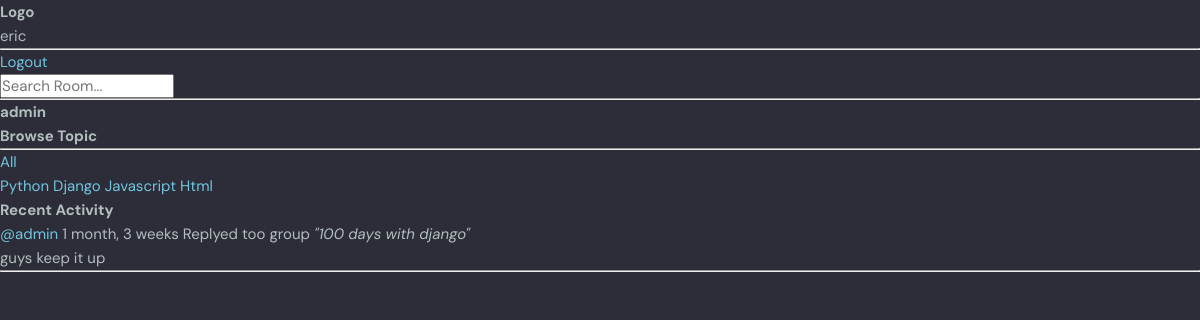
The app's page /profile/1 (signed in) with its own data.
### chatroom/models.py (models this page shows, shortened)
class Topic(models.Model):
    name = models.CharField(max_length=200)

class Message(models.Model):
    user = models.ForeignKey(User,on_delete=models.CASCADE,default="")
    room = models.ForeignKey(Room,on_delete=models.CASCADE)
    body = models.TextField()
    update = models.DateTimeField(auto_now=True)
    created = models.DateTimeField(auto_now_add=True)
    def __str__(self) -> str:
        return self.body[0: 40]
    class Meta:
        ordering = ['-update','-created']

class Room(models.Model):
    host = models.ForeignKey(User,on_delete=models.SET_NULL,null=True)
    topic = models.ForeignKey(Topic,on_delete=models.SET_NULL,null=True)
    name = models.CharField(max_length=200)
    description = models.TextField(null = True,blank=True)
    participants = models.ManyToManyField(User,related_name='participants')
    update = models.DateTimeField(auto_now=True)
    created = models.DateTimeField(auto_now_add=True)
    class Meta:
        ordering = ['-update','-created']
    def __str__(self) -> str:
        return self.name

### chatroom/views.py (the view)
# urls.py: path("profile/<str:pk>",views.userprofile,name = 'profile'),
def  userprofile(request,pk):
    user = User.objects.get(id=pk)
    rooms = user.room_set.all()
    room_message = user.message_set.all()
    topics = Topic.objects.all()
    dic = {
        "user":user,
        "rooms":rooms,
        "room_messages":room_message,
        "topics":topics,
    }
    return render(request,'html/profile.html',dic)

### chatroom/templates/html/profile.html (shortened to what this page needs)
{%extends 'html/base.html' %}
{% block body %}
<h3>{{user.username}}</h3>
<div class="user-container">
    <div>
        {% include 'html/topic_component.html' %}
    </div>
    <div>
        {% include 'html/activity_component.html' %}
    </div>
</div>
{% endblock body %}

### chatroom/templates/html/navbar.html
<div>
    <h1>Logo</h1>
    <p>{{request.user}}</p>
    <hr>
    {% if request.user.is_authenticated%}
    <a href="{%url 'logout'%}">Logout</a>
    {% else %}
    <a href="{%url 'login'%}">Login</a>
    {% endif %}
    <form action="{% url 'home' %}">
        <input type="text" name="q" placeholder="Search Room...">
    </form>
</div>
<hr>

### chatroom/templates/html/topic_component.html
<h3> Browse Topic</h3>
<hr>
<div>
    <a href="{%url 'home'%}">All</a>
</div>
{% for topic in topics %}
<a href="{% url 'home' %}?q={{topic.name}}">{{topic.name}}</a>
{% endfor %}

### chatroom/templates/html/activity_component.html (shortened to what this page needs)
<h3>Recent Activity</h3>
{% for message in room_messages%}
    <small>
        <a href="{%url 'profile' message.user.id %}">@{{message.user}}</a> {{message.created|timesince}} Replyed too group <i>"{{message.room}}"</i></small><br>
    <p>{{message}}</p>
    <hr>
{% endfor %}

### chatroom/static/css/style.css (style rules this page uses)
:root { --color-main: #71c6dd; --color-main-light: #e1f6fb; --color-dark: #3f4156; --color-dark-medium: #51546e; --color-dark-light: #696d97; --color-light: #e5e5e5; --color-gray: #8b8b8b; --color-light-gray: #b2bdbd; --color-bg: #2d2d39; --color-success: #5dd693; --color-error: #fc4b0b; }
* { font-family: "DM Sans", -apple-system, BlinkMacSystemFont, "Segoe UI", Roboto, Oxygen, Ubuntu, Cantarell, "Open Sans", "Helvetica Neue", sans-serif; margin: 0; padding: 0; box-sizing: border-box; text-rendering: optimizeLegibility; font-size: inherit; }
html { font-size: 56.25%; }
@media only screen and (min-width: 1200px) { html { font-size: 62.5%; } }
body { line-height: 1.6; font-weight: 400; font-size: 1.5rem; color: var(--color-light-gray); background-color: var(--color-bg); min-height: 100vh; }
a { display: inline-block; color: var(--color-main); text-decoration: none; }

### records on screen
Topic: name "Python"
Topic: name "Django"
Topic: name "Javascript"
Topic: name "Html"
Message: user "admin", created "1 month, 3 weeks", room "100 days with django", body "guys keep it up"

### other values on screen
{{ request.user }} "eric"
{{ user.username }} "admin"
